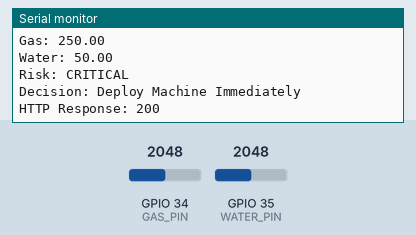
Recording of a sketch running on a simulated ESP32. On the bench: the last lines printed to the serial monitor. Inputs (shaded band) come from the test bench; at power-on: GPIO 34 (GAS_PIN) = 2048, GPIO 35 (WATER_PIN) = 2048. WiFi joins after 1.5 s; servers stay silent unless stated; uploads are accepted with an empty reply.

Above: at 3.2 s.
3.3 s: GPIO 34 (GAS_PIN) set to 1228
At 7.36 s:
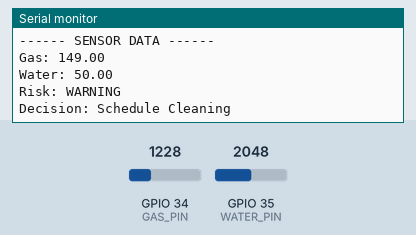
9.1 s: GPIO 35 (WATER_PIN) set to 1228
At 12.57 s:
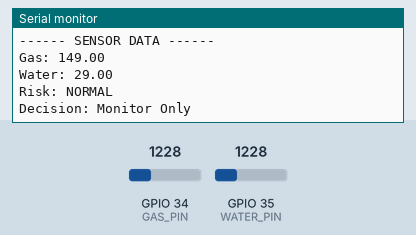
14.9 s: GPIO 34 (GAS_PIN) set to 491
At 18.7 s:
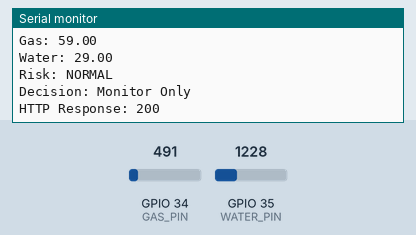
20.7 s: GPIO 35 (WATER_PIN) set to 491
At 22.97 s:
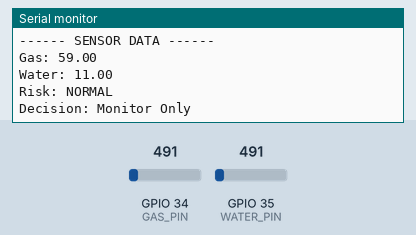
Timing chart, 0 to 24.5 s (numbered marks = the images above; inputs shaded):
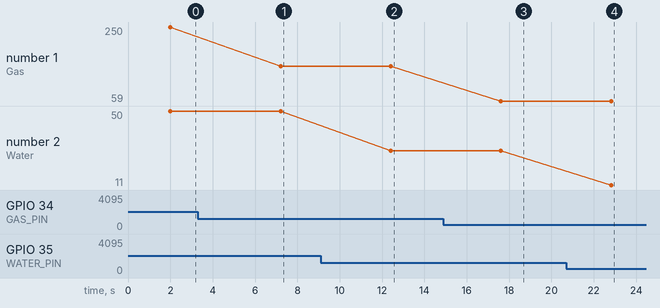

The sketch:

esp32_code.ino
```cpp
#include <WiFi.h>
#include <HTTPClient.h>

const char* ssid = "vivo 1807";
const char* password = "yondu123";

const char* serverName = "http://192.168.43.81:5000/api/data";

#define GAS_PIN 34
#define WATER_PIN 35

// Thresholds
float Gc = 200;
float Gw = 178;
float Wc = 70;
float Ww = 40;

String calculateRisk(float gas, float water) {
  if (gas >= Gc || water >= Wc) {
    return "CRITICAL";
  }
  else if (gas >= Gw || water >= Ww) {
    return "WARNING";
  }
  else {
    return "NORMAL";
  }
}

String getDecision(String risk) {
  if (risk == "CRITICAL") {
    return "Deploy Machine Immediately";
  }
  else if (risk == "WARNING") {
    return "Schedule Cleaning";
  }
  else {
    return "Monitor Only";
  }
}

void setup() {
  Serial.begin(115200);

  WiFi.begin(ssid, password);
  Serial.print("Connecting to WiFi");

  while (WiFi.status() != WL_CONNECTED) {
    delay(1000);
    Serial.print(".");
  }

  Serial.println("\nConnected!");
}

void loop() {

  int gasRaw = analogRead(GAS_PIN);
  int waterRaw = analogRead(WATER_PIN);

  float gas = map(gasRaw, 0, 4095, 0, 500);
  float water = map(waterRaw, 0, 4095, 0, 100);

  String risk = calculateRisk(gas, water);
  String decision = getDecision(risk);

  Serial.println("------ SENSOR DATA ------");
  Serial.print("Gas: "); Serial.println(gas);
  Serial.print("Water: "); Serial.println(water);
  Serial.print("Risk: "); Serial.println(risk);
  Serial.print("Decision: "); Serial.println(decision);

  if (WiFi.status() == WL_CONNECTED) {
    HTTPClient http;

    http.begin(serverName);
    http.addHeader("Content-Type", "application/json");

    String jsonData = "{";
    jsonData += "\"sewer_id\":\"S1\",";
    jsonData += "\"gas_level\":" + String(gas) + ",";
    jsonData += "\"water_level\":" + String(water) + ",";
    jsonData += "\"risk\":\"" + risk + "\",";
    jsonData += "\"decision\":\"" + decision + "\"";
    jsonData += "}";

    int responseCode = http.POST(jsonData);

    Serial.print("HTTP Response: ");
    Serial.println(responseCode);

    http.end();
  }

  delay(5000);
}
```

Measured:
- after the input at 3.3 s, the serial monitor: prints a new line after 3.9 s (image 1)
- after the input at 9.1 s, the serial monitor: prints a new line after 3.3 s (image 2)
- after the input at 14.9 s, the serial monitor: prints a new line after 2.7 s (image 3)
- after the input at 20.7 s, the serial monitor: prints a new line after 2.1 s (image 4)
- plotted number 1: 250 → 149 after the input at 3.3 s, 149 → 59 after the input at 14.9 s
- plotted number 2: 50 → 29 after the input at 9.1 s, 29 → 11 after the input at 20.7 s
